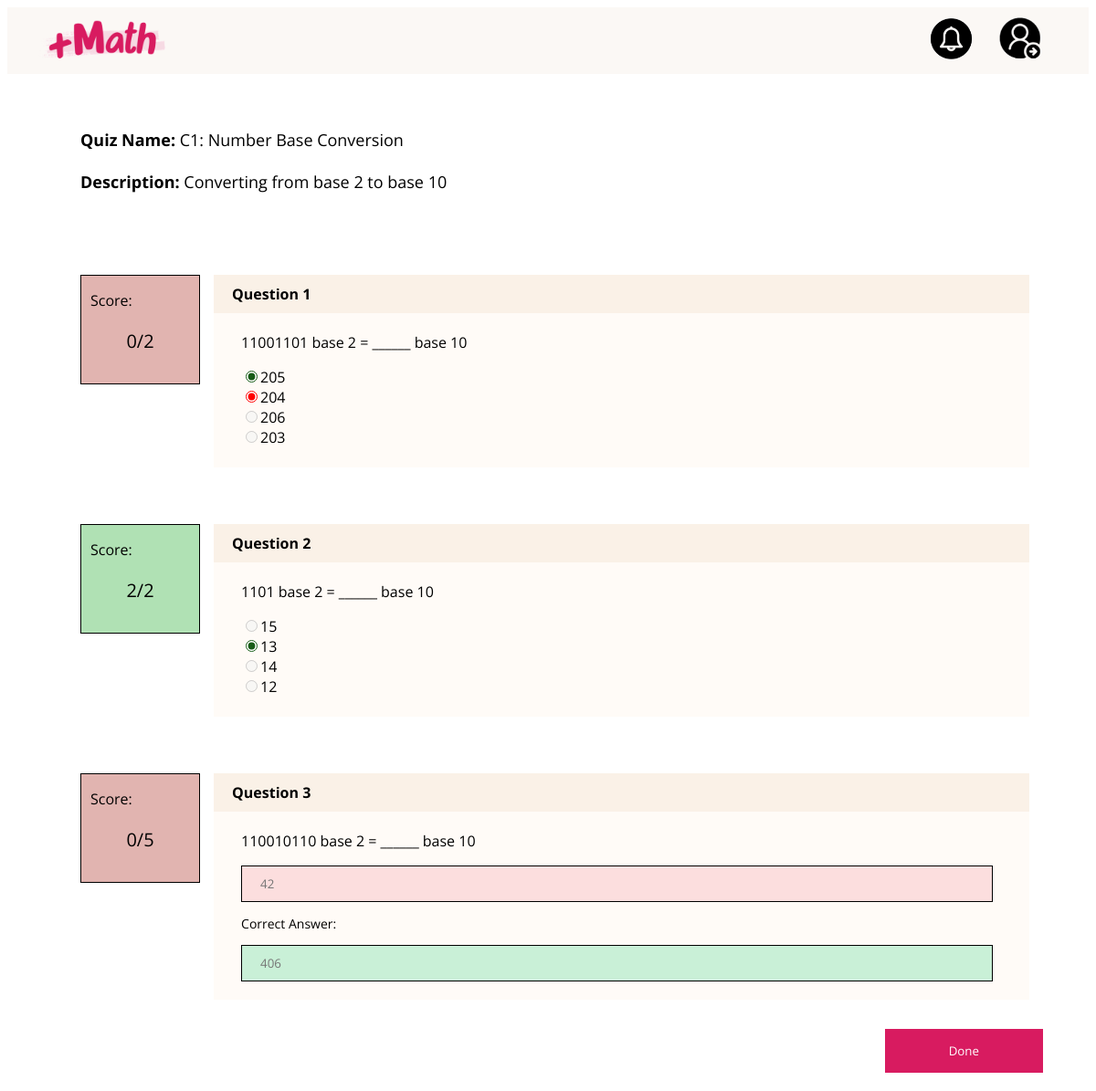
The app's page /stuReviewQuizPage.php?stuTakeQuizID=11 (signed in) with its own data.
### tables this page shows
CREATE TABLE IF NOT EXISTS `quiz` (
  `quiz_id` int NOT NULL AUTO_INCREMENT,
  `quiz_name` varchar(100) NOT NULL,
  `quiz_description` varchar(10000) NOT NULL,
  `creation_time` datetime NOT NULL,
  `teacher_id` int NOT NULL,
  PRIMARY KEY (`quiz_id`),
  KEY `FK_quiz_teacher_id` (`teacher_id`)
);

CREATE TABLE IF NOT EXISTS `student_answer` (
  `stu_ans_id` int NOT NULL AUTO_INCREMENT,
  `stu_ans` varchar(100) NOT NULL,
  `is_stu_ans_correct` tinyint(1) NOT NULL,
  `stu_ques_score` int NOT NULL,
  `stu_quiz_id` int NOT NULL,
  `question_id` int NOT NULL,
  PRIMARY KEY (`stu_ans_id`),
  KEY `FK_studentanswer_question_id` (`question_id`),
  KEY `FK_studentanswer_stu_quiz_id` (`stu_quiz_id`)
);

CREATE TABLE IF NOT EXISTS `question` (
  `question_id` int NOT NULL AUTO_INCREMENT,
  `question_text` varchar(10000) NOT NULL,
  `question_type` varchar(100) NOT NULL,
  `question_score` int NOT NULL,
  `quiz_id` int NOT NULL,
  PRIMARY KEY (`question_id`),
  KEY `FK_question_quiz_id` (`quiz_id`)
);

CREATE TABLE IF NOT EXISTS `mcq_answer` (
  `mcq_answer_id` int NOT NULL AUTO_INCREMENT,
  `mcq_answer_text` varchar(100) NOT NULL,
  `is_ques_ans_correct` tinyint(1) NOT NULL,
  `question_id` int NOT NULL,
  PRIMARY KEY (`mcq_answer_id`),
  KEY `FK_mcqanswer_question_id` (`question_id`)
);

CREATE TABLE IF NOT EXISTS `structure_answer` (
  `struc_answer_id` int NOT NULL AUTO_INCREMENT,
  `struc_answer_text` varchar(10000) NOT NULL,
  `question_id` int NOT NULL,
  PRIMARY KEY (`struc_answer_id`),
  KEY `FK_structureanswer_question_id` (`question_id`)
);

### stuReviewQuizPage.php (the view, shortened to what this page needs)
<?php
    $con = mysqli_connect("localhost","root","","rwdd_assignment");
    if (isset($_GET['stuTakeQuizID'])) {
        $stqQuizID = intval($_GET['stuTakeQuizID']);
        $quizID = mysqli_query($con, "SELECT q.quiz_name, q.quiz_description FROM student_take_quiz stq
        INNER JOIN class_quiz cq on stq.class_quiz_id = cq.class_quiz_id
        INNER JOIN quiz q ON cq.quiz_id = q.quiz_id WHERE stq.stu_quiz_id=$stqQuizID");
        $quizNameDescription = mysqli_fetch_array($quizID);
    } else {
        echo "<script>alert('Please choose a quiz.');window.location.href='stuViewAllSubmittedQuizzes.php';</script>";
    }
?>
<!DOCTYPE html>
<html lang="en">
<head>
</head>
<body>
    <div style="position:sticky; z-index:1; top:0; height: 73px;background-color:#FBF8F5">
        <div style="float:left; padding:10px 10px 10px 30px;">
            <img src="logo.png" style="width:150px;" onclick="stuHP()">
        </div>
        <div style="float:right; padding-right:40px;">
            <button type="button" class="notificationProfileBtn" onclick="window.location.href='stuViewAnnouncementPage.php?user_id=<?php echo $_SESSION['user_id']; ?>&page_before_announcement=stuReviewQuizPage.php?stuTakeQuizID=<?php echo $stqQuizID; ?>&'">
                <img src="notificationbtn.png" style="width:55px;">
            </button>
            <div class="dropdown">
                <button class="dropbtn" id="dropbtn" type="button" onclick="profileDropDown()">
                    <img src="stuprofilebtn.png" style="width:50px;">
                </button>
            </div>
        </div>
    </div>
    <div style="padding:60px 80px 50px 80px;">
        <span style="font-weight:bold; font-size:18px;">Quiz Name: </span>
        <span style="font-size:18px;"> <?php echo $quizNameDescription['quiz_name'];?></span>
        <br><br>
        <span style="font-weight:bold; font-size:18px;">Description: </span>
        <span style="font-size:18px;"> <?php echo $quizNameDescription['quiz_description'];?></span>
    </div>
    <?php
        $reviewquizsql = mysqli_query($con, "SELECT sa.stu_ques_score, q.question_id ,q.question_text, q.question_score, q.question_type FROM question q INNER JOIN student_answer sa ON q.question_id = sa.question_id WHERE stu_quiz_id=$stqQuizID");
        $loop = 1;
        while($reviewquiz = mysqli_fetch_array($reviewquizsql)){
            $questionID = $reviewquiz['question_id'];
            if ($reviewquiz['question_type'] == "Multiple Choice Question"){
                $answerforquestionsql = mysqli_query($con,"SELECT mcq_answer_text, is_ques_ans_correct FROM mcq_answer WHERE question_id=$questionID");
                $studentansforquestionsql=mysqli_query($con,"SELECT is_stu_ans_correct,stu_ans FROM student_answer WHERE question_id=$questionID AND stu_quiz_id = $stqQuizID");
                $studentansforquestion = mysqli_fetch_array($studentansforquestionsql);
                echo '<div class="col-12 container-div">';
                    if ($reviewquiz['stu_ques_score'] == $reviewquiz['question_score']){
                        echo '<div class="score-div-website" style="background-color:#b0e1b4;">';
                        echo '<p style="padding-left:10px; padding-top:0px;">Score:</p>';
                        echo '<p style="text-align:center; padding-bottom:10px; font-size:20px;">' .$reviewquiz['stu_ques_score']. '/' .$reviewquiz['question_score']. '</p>';
                        echo '</div>';
                    }else{
                        echo '<div class="score-div-website" style="background-color:#e1b4b0;">';
                        echo '<p style="padding-left:10px; padding-top:0px;">Score:</p>';
                        echo '<p style="text-align:center; padding-bottom:10px; font-size:20px;">' .$reviewquiz['stu_ques_score']. '/' .$reviewquiz['question_score']. '</p>';
                        echo '</div>';
                    }
                    echo '<div class="col-12">';
                        echo '<p class="questionNo">Question '.$loop. '</p>';
                        echo '<div class="question-div" style="padding: 5px 40px 0px 30px;">';
                            echo '<p>'. $reviewquiz['question_text']. '</p>';
                            while($answerforquestion = mysqli_fetch_array($answerforquestionsql)){
                                if ($answerforquestion['is_ques_ans_correct'] == '1'){
                                    echo '<input type="radio" style="accent-color:rgb(23, 92, 23);" checked>'.$answerforquestion['mcq_answer_text'];
                                }else if ($studentansforquestion['is_stu_ans_correct'] == '0' && $answerforquestion['mcq_answer_text'] == $studentansforquestion['stu_ans']){
                                    echo '<input type="radio" style="accent-color:#FF0000;" checked>'.$answerforquestion['mcq_answer_text'];
                                }else{
                                    echo '<input type="radio" disabled>'.$answerforquestion['mcq_answer_text'];
                                }
                                echo '<br>';
                            }
                            echo '<br>';
                        echo '</div>';
                    echo '</div>';
                echo '</div>';
            }else{
                $answerforquestionsql = mysqli_query($con,"SELECT struc_answer_text FROM structure_answer WHERE question_id=$questionID");
                $answerforquestion = mysqli_fetch_array($answerforquestionsql);
                $studentansforquestionsql=mysqli_query($con,"SELECT stu_ans, is_stu_ans_correct FROM student_answer WHERE question_id=$questionID AND stu_quiz_id = $stqQuizID");
                $studentansforquestion = mysqli_fetch_array($studentansforquestionsql);
                echo '<div class="col-12 container-div">';
                if ($reviewquiz['stu_ques_score'] == $reviewquiz['question_score']){
                    echo '<div class="score-div-website" style="background-color:#b0e1b4;">';
                    echo '<p style="padding-left:10px; padding-top:0px;">Score:</p>';
                    echo '<p style="text-align:center; padding-bottom:10px; font-size:20px;">' .$reviewquiz['stu_ques_score']. '/' .$reviewquiz['question_score']. '</p>';
                    echo '</div>';
                    echo '<div class="score-div-mobile" style="background-color:#b0e1b4;">';
                    echo '<p style="padding-left:10px; padding-top:0px;">Score: '.$reviewquiz['stu_ques_score']. '/' .$reviewquiz['question_score']. '</p>';
                    echo '</div>';
                }else{
                    echo '<div class="score-div-website" style="background-color:#e1b4b0;">';
                    echo '<p style="padding-left:10px; padding-top:0px;">Score:</p>';
                    echo '<p style="text-align:center; padding-bottom:10px; font-size:20px;">' .$reviewquiz['stu_ques_score']. '/' .$reviewquiz['question_score']. '</p>';
                    echo '</div>';
                }
                echo '<div class="col-12">';
                echo '<p class="questionNo">Question '.$loop. '</p>';
                echo '<div class="question-div" style="padding: 5px 40px 0px 30px;">';
                echo '<p>'. $reviewquiz['question_text']. '</p>';
                if ($studentansforquestion['is_stu_ans_correct'] == '1'){
                    echo '<input type="text" placeholder="'.$studentansforquestion['stu_ans'].'" style="background-color:white; border: 1px solid black; padding:10px 20px; margin-bottom:20px; width:100%;" disabled>';
                }else{
                    echo '<input type="text" placeholder="'.$studentansforquestion['stu_ans'].'" style="background-color:#fcdede; border: 1px solid black; padding:10px 20px; width:100%;" disabled>';
                    echo '<br>';
                    echo '<p style="font-size:14px;">Correct Answer:</p>';
                    echo '<input type="text" placeholder="'.$answerforquestion['struc_answer_text'].'" style="background-color:#c9f0d7; border: 1px solid black; margin-bottom:20px; padding:10px 20px; width:100%;" disabled>';
                }
                echo '</div>';
                echo '</div>';
                echo '</div>';
            }
            echo '<br>';
            $loop +=1;
        }
    ?>
    <button type="button" class="donebtn" onclick="window.location.href='stuViewSubmittedQuizzes.php?user_id=<?php echo $_SESSION['user_id']; ?>'">Done</button>
</body>
</html>

### stuReviewQuizPage.php (style rules this page uses)
* { font-family: "Open Sans", sans-serif; box-sizing:border-box; }
@media only screen and (min-width: 768px) { .col-12 { width: 100%; } }
@media only screen and (min-width: 768px) { .score-div-website { border:1px solid black; width:150px; height: 120px; } }
@media only screen and (min-width: 768px) { .question-div { width:100%; height: auto; margin-left:15px; padding: 10px 20px; background-color:#fffbf7; margin-top:0px; } }
@media only screen and (min-width: 768px) { .container-div { display:flex; padding:40px 80px 0px 80px; } }
@media only screen and (min-width: 768px) { .questionNo { width:100%; background-color:#faf1e7; margin-left:15px; margin-top:0px; margin-bottom:0px; padding:10px 20px; font-weight:bold; } }
@media only screen and (min-width: 768px) { .donebtn { padding:15px 70px; background-color:#d81b60; color:white; border:none; float:right; margin-right:50px; margin-top:10px; margin-bottom:20px; } }
.notificationProfileBtn { border-style:none; background-color:transparent; padding:10px; cursor: pointer; }
.dropbtn { border-style:none; background-color:transparent; padding: 10px; cursor: pointer; }
.dropdown { position: relative; display: inline-block; }

### records on screen
quiz: quiz_name "C1: Number Base Conversion", quiz_description "Converting from base 2 to base 10"
student_answer: stu_ques_score "0", question.question_score "2", question.question_text "11001101 base 2 = ______ base 10"
mcq_answer: mcq_answer_text "205"
mcq_answer: mcq_answer_text "204"
mcq_answer: mcq_answer_text "206"
mcq_answer: mcq_answer_text "203"
student_answer: stu_ques_score "2", question.question_score "2", question.question_text "1101 base 2 = ______ base 10"
mcq_answer: mcq_answer_text "15"
mcq_answer: mcq_answer_text "13"
mcq_answer: mcq_answer_text "14"
mcq_answer: mcq_answer_text "12"
student_answer: stu_ques_score "0", question.question_score "5", question.question_text "110010110 base 2 = ______ base 10", stu_ans "42", struc_answer_text "406"
